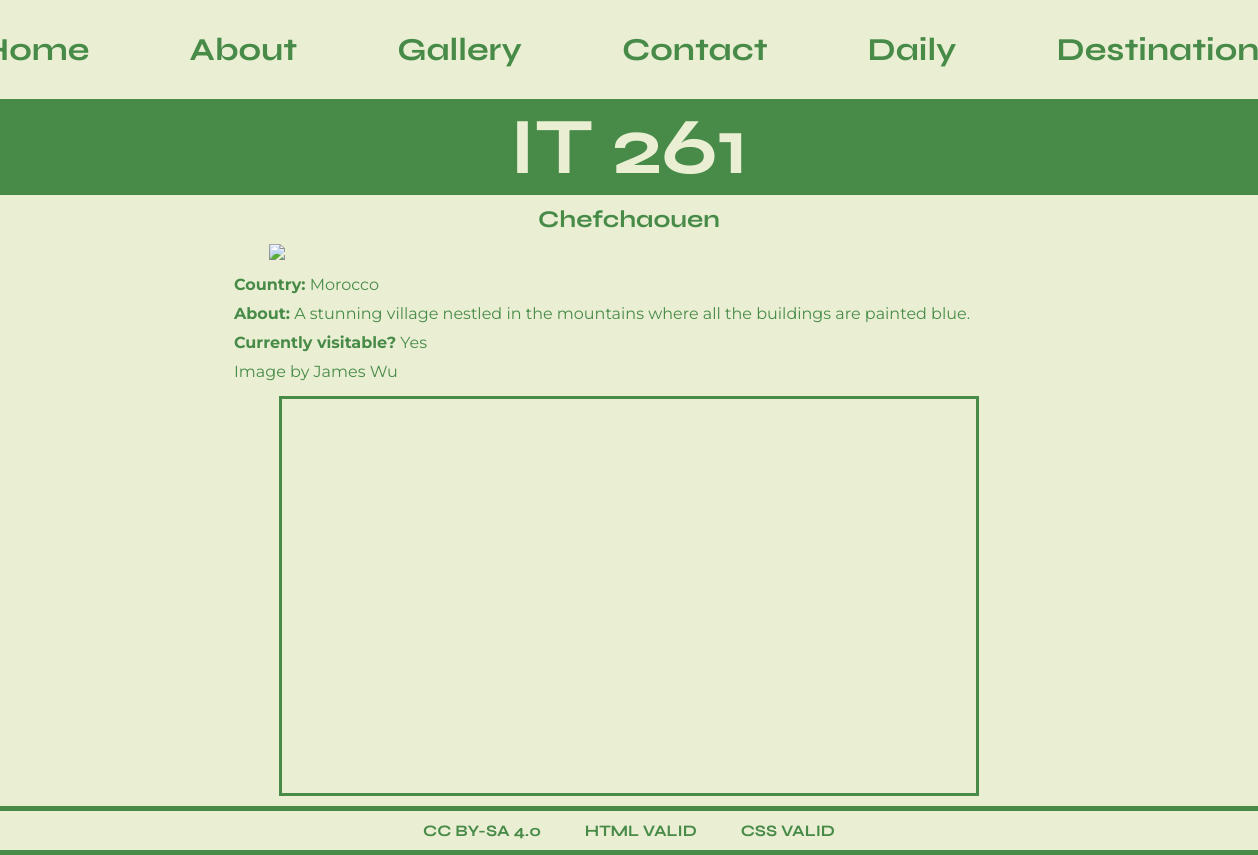
Page /website/destinations-view.php?id=3 on the committed database.
### tables this page shows
CREATE TABLE `destinations_of_the_arab_world` (
  `destination_id` int(11) NOT NULL,
  `attraction_name` varchar(255) NOT NULL,
  `country` varchar(255) NOT NULL,
  `about` mediumtext,
  `latitude` decimal(7,4) DEFAULT NULL,
  `longitude` decimal(7,4) DEFAULT NULL,
  `photo_permalink` varchar(255) DEFAULT NULL,
  `photo_author` varchar(255) DEFAULT NULL,
  `currently_visitable` varchar(10) DEFAULT NULL
);

### website/destinations-view.php (the view, shortened to what this page needs)
<?php
include 'includes/config.php';
if (isset($_GET['id'])) {
    $id = (int)$_GET['id'];
} else {
    header('Location:people.php');
}
$sql = "SELECT * FROM destinations_of_the_arab_world WHERE destination_id = $id";
$iConn = mysqli_connect(DB_HOST, DB_USER, DB_PASSWORD, DB_NAME, DB_PORT) or die(myError(__FILE__,__LINE__,mysqli_connect_error()));
$result = mysqli_query($iConn, $sql) or die(myError(__FILE__, __LINE__, mysqli_error($iConn)));
if (mysqli_num_rows($result) > 0) {
    while ($row = mysqli_fetch_assoc($result)) {
        $attraction_name = stripslashes($row['attraction_name']);
        $country = stripslashes($row['country']);
        $about = stripslashes($row['about']);
        $photo_url = stripslashes($row['photo_permalink']);
        $photo_author = stripslashes($row['photo_author']);
        $currently_visitable = stripslashes($row['currently_visitable']);
        $feedback = "";
    }
} else {
    $feedback = "Nobody home.";
}
include 'includes/header.php';
if (empty($feedback)) {
    echo "<h2>$attraction_name</h2>
    <div class='destination-wrapper'>
    <img src='/it261/website/images/destinations$id.jpg'>
    <p><b>Country:</b> $country</p>
    <p><b>About:</b> $about</p>
    <p><b>Currently visitable?</b> $currently_visitable</p>
    <p><a href='$photo_url'>Image</a> by $photo_author</p>
    </div>";
}
?>
<div id='google_map'></div>
<?php
include 'includes/footer.php';
?>

### css/styles.css (style rules this page uses)
* { padding: 0; margin: 0; box-sizing: border-box; --background-color: #EAEFD3; --text-color: #488B49; --accent-color-1: #26547C; --title-font: 'Syne', sans-serif; --body-font: 'Montserrat', sans-serif; }
body { background-color: var(--background-color); color: var(--text-color); }
h2 { font-family: var(--title-font); }
p { font-family: var(--body-font) }
img { max-width: 90%; height: auto; margin: 0 auto; border: 10px solid var(--text-color); }

### website/css/styles.css (style rules this page uses)
body { background-color: var(--background-color); color: var(--text-color); }
h2 { font-family: var(--title-font); text-align: center; margin: 0 auto; padding: 10px; }
p { font-family: var(--body-font); font-style: italic; }
a { text-decoration: none; color: var(--background-color); }
.destination-wrapper { max-width: 800px; margin: 0 auto; }
.destination-wrapper p { padding: 5px; font-style: normal; }
.destination-wrapper a { text-decoration: none; color: var(--text-color); }
.destination-wrapper img { margin: 0 auto; border: none; display: block; padding-bottom: 10px; max-height: 500px; width: auto; }
#google_map { width: 700px; height: 400px; margin: 0 auto; border: 3px solid var(--text-color); margin-top: 10px; }

### rows in the picture
destinations_of_the_arab_world: attraction_name "Chefchaouen", country "Morocco", about "A stunning village nestled in the mountains where all the buildings are painted blue.", currently_visitable "Yes", photo_author "James Wu"

### other values in the picture
$name "About"
$name "Gallery"
$name "Contact"
$name "Daily"
